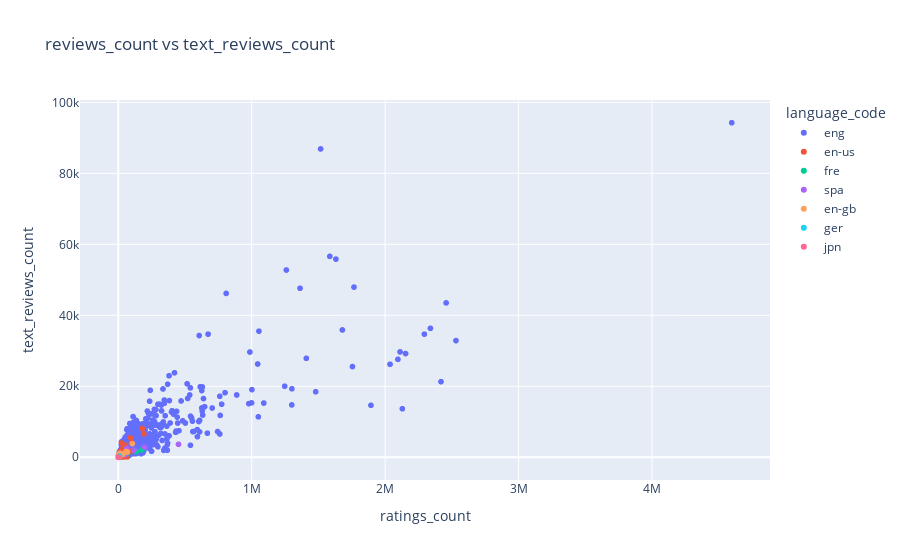

Write notebook code for a chart like this one.
### Markdown cell above
<p> From the outputs above, we can deduce that the ratings count has a high correlation coefficient with the text_reviews_count </p>

### Code cell
px.scatter(data_frame=books,x='ratings_count',y='text_reviews_count',color='language_code',title='reviews_count vs text_reviews_count')

### Figure 1 — Plotly figure (JSON) as saved in the notebook; plotly's stock layout.template omitted (floating-point values rounded to 4 significant figures; data arrays with more than 128 entries replaced by an {"elided": "..."} marker saying what was removed)
{"data": [{"hovertemplate": "language_code=eng<br>ratings_count=%{x}<br>text_reviews_count=%{y}<extra></extra>", "legendgroup": "eng", "marker": {"color": "#636efa", "symbol": "circle"}, "mode": "markers", "name": "eng", "showlegend": true, "type": "scattergl", "x": {"elided": "8911 int values"}, "xaxis": "x", "y": {"elided": "8911 int values"}, "yaxis": "y"}, {"hovertemplate": "language_code=en-us<br>ratings_count=%{x}<br>text_reviews_count=%{y}<extra></extra>", "legendgroup": "en-us", "marker": {"color": "#EF553B", "symbol": "circle"}, "mode": "markers", "name": "en-us", "showlegend": true, "type": "scattergl", "x": {"elided": "1409 int values"}, "xaxis": "x", "y": {"elided": "1409 int values"}, "yaxis": "y"}, {"hovertemplate": "language_code=fre<br>ratings_count=%{x}<br>text_reviews_count=%{y}<extra></extra>", "legendgroup": "fre", "marker": {"color": "#00cc96", "symbol": "circle"}, "mode": "markers", "name": "fre", "showlegend": true, "type": "scattergl", "x": {"elided": "144 int values"}, "xaxis": "x", "y": {"elided": "144 int values"}, "yaxis": "y"}, {"hovertemplate": "language_code=spa<br>ratings_count=%{x}<br>text_reviews_count=%{y}<extra></extra>", "legendgroup": "spa", "marker": {"color": "#ab63fa", "symbol": "circle"}, "mode": "markers", "name": "spa", "showlegend": true, "type": "scattergl", "x": {"elided": "218 int values"}, "xaxis": "x", "y": {"elided": "218 int values"}, "yaxis": "y"}, {"hovertemplate": "language_code=en-gb<br>ratings_count=%{x}<br>text_reviews_count=%{y}<extra></extra>", "legendgroup": "en-gb", "marker": {"color": "#FFA15A", "symbol": "circle"}, "mode": "markers", "name": "en-gb", "showlegend": true, "type": "scattergl", "x": {"elided": "214 int values"}, "xaxis": "x", "y": {"elided": "214 int values"}, "yaxis": "y"}, {"hovertemplate": "language_code=ger<br>ratings_count=%{x}<br>text_reviews_count=%{y}<extra></extra>", "legendgroup": "ger", "marker": {"color": "#19d3f3", "symbol": "circle"}, "mode": "markers", "name": "ger", "showlegend": true, "type": "scattergl", "x": [6, 9674, 0, 9, 141, 6, 11, 256, 11, 2, 6, 2, 65, 59, 3, 22, 134, 2, 1254, 4, 37, 1806, 44, 27, 314, 3, 301, 24, 2, 1, 14, 33, 7, 23, 1, 427, 8, 14, 7, 1, 6, 8, 7, 22, 1, 432, 2, 61, 39, 9, 16, 59, 11, 16, 38, 71, 4, 16, 6, 2, 46, 0, 61, 2, 1, 5, 22, 13, 5, 13, 2, 103, 39, 46, 1, 15, 0, 2, 5, 67, 5420, 1, 24, 343, 450, 38, 8, 39, 26, 313, 30, 2, 1, 26, 39, 2, 5, 8, 428], "xaxis": "x", "y": [1, 343, 0, 0, 11, 0, 1, 16, 3, 2, 1, 1, 7, 4, 0, 2, 5, 0, 63, 0, 5, 27, 2, 1, 14, 0, 19, 2, 0, 0, 0, 6, 2, 3, 0, 23, 2, 0, 2, 0, 0, 0, 0, 0, 0, 26, 0, 5, 4, 0, 2, 0, 2, 1, 1, 6, 2, 1, 2, 0, 0, 0, 0, 0, 0, 0, 0, 0, 0, 1, 0, 4, 2, 4, 0, 1, 0, 1, 0, 4, 81, 1, 1, 15, 32, 2, 1, 1, 1, 8, 2, 0, 0, 5, 4, 0, 0, 0, 24], "yaxis": "y"}, {"hovertemplate": "language_code=jpn<br>ratings_count=%{x}<br>text_reviews_count=%{y}<extra></extra>", "legendgroup": "jpn", "marker": {"color": "#FF6692", "symbol": "circle"}, "mode": "markers", "name": "jpn", "showlegend": true, "type": "scattergl", "x": [227, 452, 400, 41, 19, 6, 5, 7, 5, 4, 275, 61, 9, 289, 11, 331, 282, 8, 9, 329, 9, 6, 16, 15, 11, 12, 15, 13, 11, 13, 14, 13, 15, 41, 12, 0, 2, 2, 2, 6, 56, 20, 20, 22, 22, 4], "xaxis": "x", "y": [38, 13, 11, 3, 0, 2, 1, 1, 2, 0, 7, 5, 2, 8, 2, 6, 7, 2, 2, 5, 2, 0, 0, 0, 1, 1, 0, 1, 1, 0, 1, 1, 0, 3, 1, 0, 0, 0, 0, 0, 10, 2, 1, 2, 1, 0], "yaxis": "y"}], "layout": {"legend": {"title": {"text": "language_code"}, "tracegroupgap": 0}, "title": {"text": "reviews_count vs text_reviews_count"}, "xaxis": {"anchor": "y", "domain": [0, 1], "title": {"text": "ratings_count"}}, "yaxis": {"anchor": "x", "domain": [0, 1], "title": {"text": "text_reviews_count"}}}}
